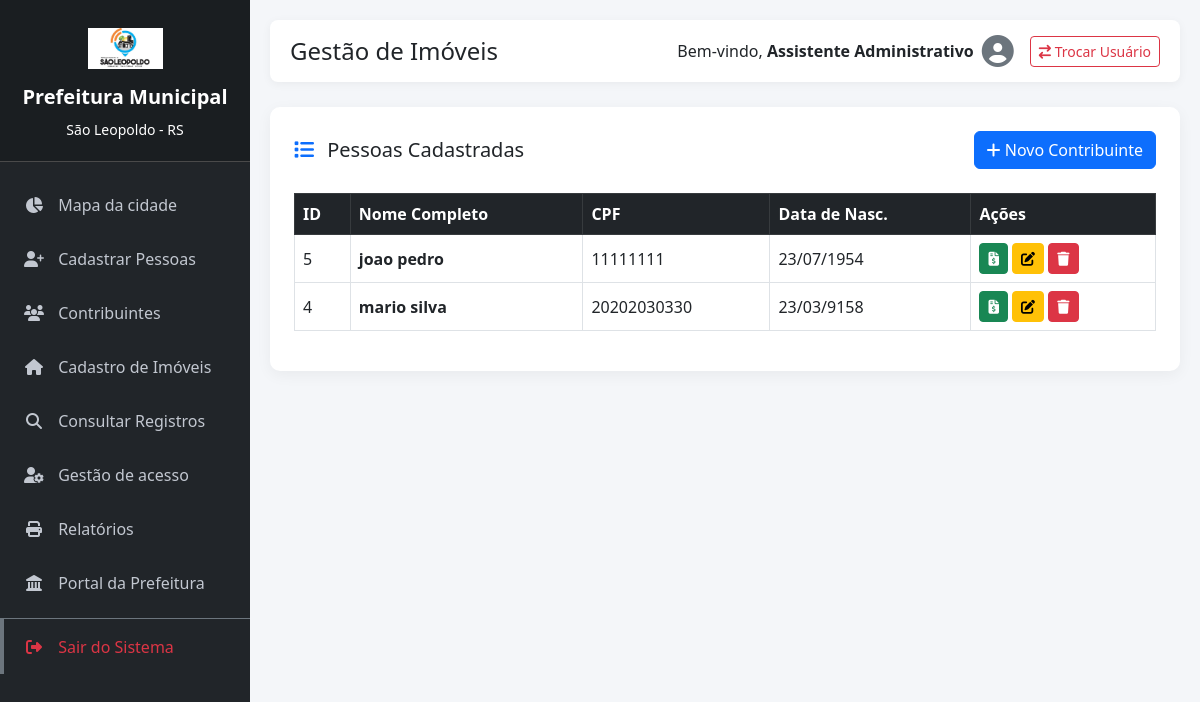
/listaPessoas.php (signed in), run on the app's committed database.
### tables this page shows
CREATE TABLE `pessoas` (
  `id` int NOT NULL AUTO_INCREMENT,
  `nome` varchar(255) NOT NULL,
  `data_nascimento` date NOT NULL,
  `cpf` varchar(14) NOT NULL,
  `sexo` enum('M','F','Outro') NOT NULL,
  `telefone` varchar(20) DEFAULT NULL,
  `email` varchar(255) DEFAULT NULL,
  PRIMARY KEY (`id`),
  UNIQUE KEY `cpf` (`cpf`)
);

### listaPessoas.php (the view, shortened to what this page needs)
<?php
require 'config.php';
try {
    $stmt = $pdo->query("SELECT * FROM pessoas ORDER BY nome ASC");
    $pessoas = $stmt->fetchAll(PDO::FETCH_ASSOC);
} catch (PDOException $e) {
    die("Erro ao carregar os dados: " . $e->getMessage());
}
?>
<!DOCTYPE html>
<html lang="pt-BR">
<head>
    <link href="https://cdn.jsdelivr.net/npm/bootstrap@5.3.0/dist/css/bootstrap.min.css" rel="stylesheet">
    <link rel="stylesheet" href="https://cdnjs.cloudflare.com/ajax/libs/font-awesome/6.4.0/css/all.min.css">
   <link rel="stylesheet" href="css/estilo.css">
</head>
<body>
       <?php include 'menu.php'; ?>
    <div class="main-content">
        <?php include 'topbar.php'; ?>
        <div class="card card-custom p-4">
            <div class="d-flex justify-content-between align-items-center mb-4">
                <h5 class="mb-0"><i class="fa-solid fa-list text-primary me-2"></i> Pessoas Cadastradas</h5>
                <a href="cadastroPessoal.php" class="btn btn-primary"><i class="fa-solid fa-plus"></i> Novo Contribuinte</a>
            </div>
            <div class="table-responsive">
                <table class="table table-hover table-bordered align-middle">
                    <thead class="table-dark">
                        <tr>
                            <th>ID</th>
                            <th>Nome Completo</th>
                            <th>CPF</th>
                            <th>Data de Nasc.</th>
                            <th>Ações</th>
                        </tr>
                    </thead>
                    <tbody>
                        <?php foreach ($pessoas as $p): ?>
                            <tr>
                                <td><?= $p['id'] ?></td>
                                <td class="fw-bold"><?= htmlspecialchars($p['nome']) ?></td>
                                <td><?= htmlspecialchars($p['cpf']) ?></td>
                                <td><?= date('d/m/Y', strtotime($p['data_nascimento'])) ?></td>
                                <td>
                                     <a href="guiaIPTU.php?id=<?= $imovel['inscricao_municipal'] ?>" class="btn btn-sm btn-success" title="Emitir Guia IPTU">
                                        <i class="fa-solid fa-file-invoice-dollar"></i>
                                     </a>
                                    <a href="editarPessoa.php?id=<?= $p['id'] ?>" class="btn btn-sm btn-warning" title="Editar"><i class="fa-solid fa-pen-to-square"></i></a>
                                    <a href="excluirPessoa.php?id=<?= $p['id'] ?>" class="btn btn-sm btn-danger" title="Excluir" onclick="return confirm('Tem certeza que deseja excluir? Isso também apagará os imóveis no nome desta pessoa!');"><i class="fa-solid fa-trash"></i></a>
                                </td>
                            </tr>
                        <?php endforeach; ?>
                    </tbody>
                </table>
            </div>
        </div>
    </div>
</body>
</html>

### css/estilo.css (style rules this page uses)
body { background-color: #f4f6f9; overflow-x: hidden; }
.main-content { margin-left: 250px; padding: 20px; min-height: 100vh; }
.card-custom { border: none; border-radius: 10px; box-shadow: 0 4px 15px rgba(0,0,0,0.05); }

### data on the page
pessoas: id "5", nome "joao pedro", cpf "11111111", data_nascimento "23/07/1954"
pessoas: id "4", nome "mario silva", cpf "20202030330", data_nascimento "23/03/9158"

### other printed values
$_SESSION['nome_usuario'] "Assistente Administrativo"
